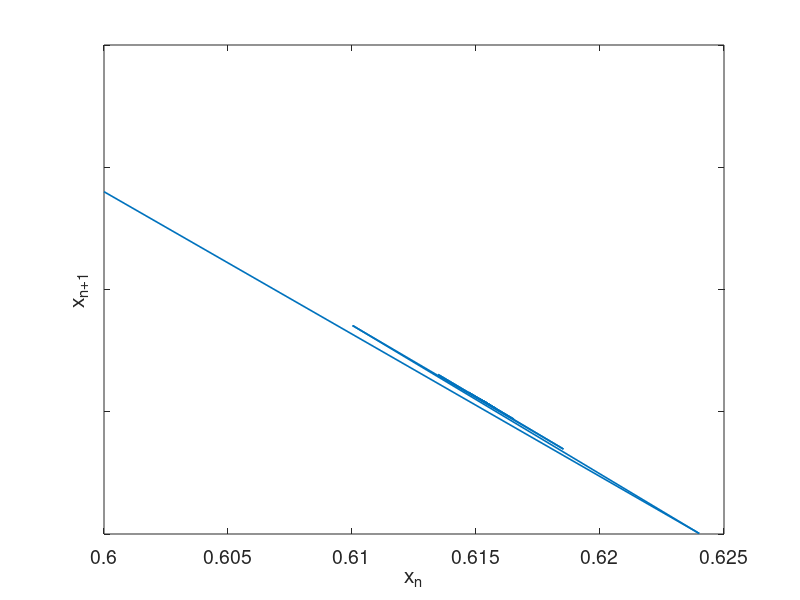
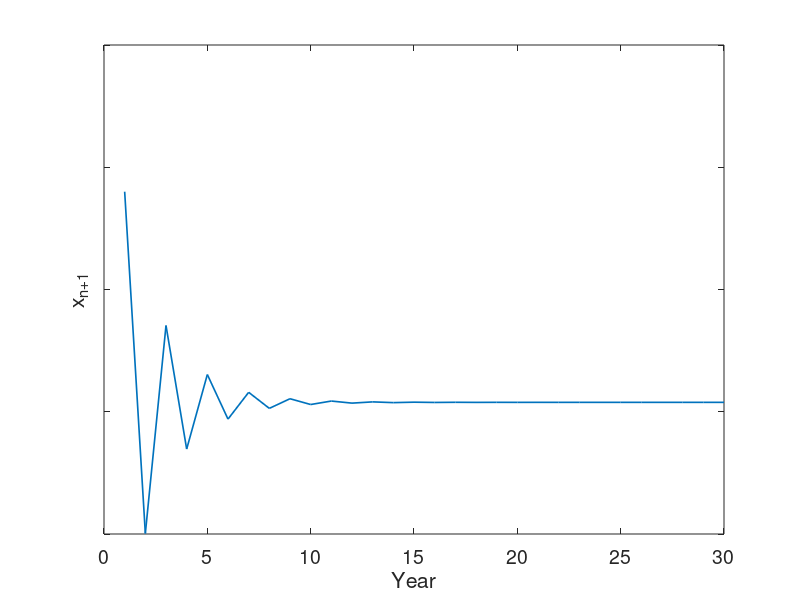

MATLAB code to generate these figures, in order:
clc; close all; clear all;

% Equation: x_n+1 = r*x_n(1-x_n)

r = 2.6; % r is the growth rate
x_n = 0.6; % Initial population

% to get a parabolic curve, try -100 to 100

for i = 1:30
    iter(i) = i;
    x_n_var(1) = x_n;
    x_n_plus_1(i) = r*x_n_var(i)*(1-x_n_var(i));
    x_n_var(i+1) = x_n_plus_1(i);
end
x_n = x_n_var(1:end-1);


figure()
plot(x_n,x_n_plus_1, 'linewidth', 1.2);
set(gca, 'YTickLabel', num2cell(get(gca, 'YTick'))) %% This line changes scientific number to whole number
xlabel('x_{n}'); ylabel('x_{n+1}'); 
set(gca,'FontSize',14); 
print('x_n vs x_n+1', '-dpng', '-r300');

figure()
plot(iter,x_n_plus_1, 'linewidth', 1.2);
set(gca, 'YTickLabel', num2cell(get(gca, 'YTick'))) %% This line changes scientific number to whole number
xlabel('Year'); ylabel('x_{n+1}'); 
set(gca,'FontSize',14); 
print('Population per year', '-dpng', '-r300');

